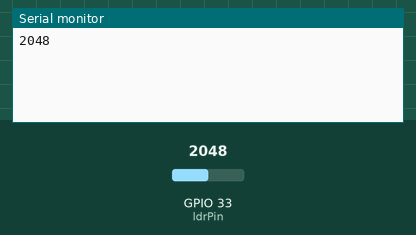
The sketch below on a simulated ESP32. On the bench: the last lines printed to the serial monitor. The test bench sets the inputs (shaded band); at power-on: GPIO 33 (ldrPin) = 2048.

Above: at 3.8 s.
3.9 s: GPIO 33 (ldrPin) set to 2866
At 7.4 s:
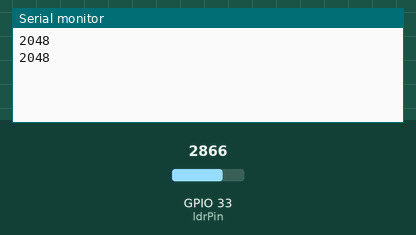
7.8 s: GPIO 33 (ldrPin) set to 3603
At 9.7 s:
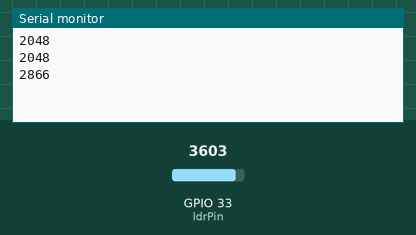
Timing chart, 0 to 11.2 s (numbered marks = the images above; inputs shaded):
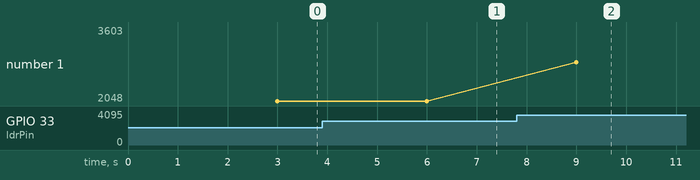

Measured:
- plotted number 1: 2048 → 3603 after the input at 7.8 s

The sketch:

LDR.ino
```cpp
const int ledPin = 13;
const int ldrPin = 33;
void setup() {
 Serial.begin(9600);
}
void loop() {
int ldrStatus = analogRead(ldrPin);
delay(3000);
Serial.println(ldrStatus);
}
```
